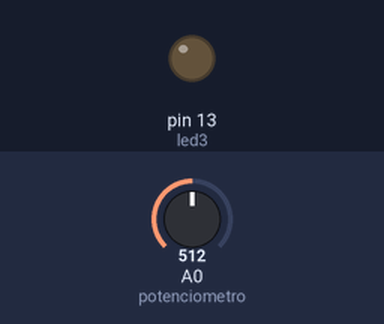
Simulated run of this sketch. Board: Arduino Uno, built with avr-gcc and run on an emulated ATmega328P. Parts: output pins drawn as LEDs (lit = HIGH). The test bench sets the inputs (shaded band); at power-on: A0 (potenciometro) = 512.

Above: at 1.2 s.
1.3 s: A0 (potenciometro) set to 684
3.2 s: A0 (potenciometro) set to 709
At 4.3 s:
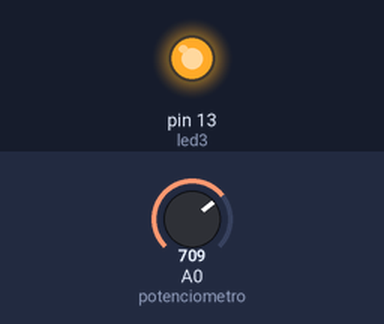
5.5 s: A0 (potenciometro) set to 690
At 7.2 s:
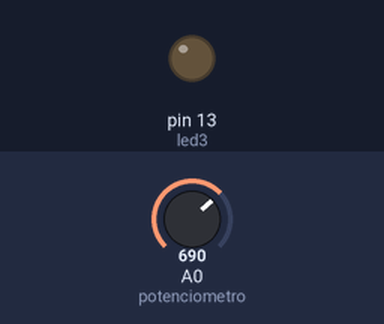
7.5 s: A0 (potenciometro) set to 710
At 8.9 s:
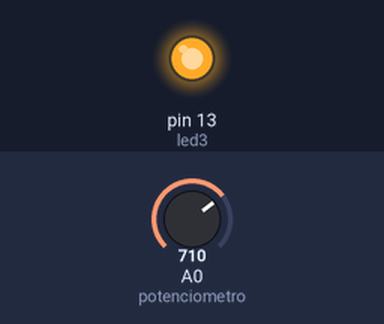
Timing chart, 0 to 10.5 s (numbered marks = the images above; inputs shaded):
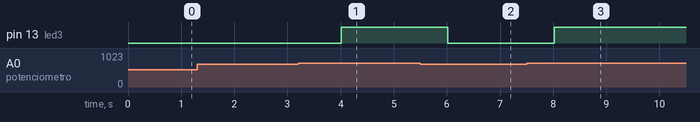

The sketch:

Atividade_9.ino
```cpp
int potenciometro = A0;
int led3 = 13;

void setup()
{
  pinMode(led3, OUTPUT);
}

void loop()
{
  int soma = 0;

  for (int i = 0; i < 10; i++) {
    soma += analogRead(potenciometro);
    delay(50);
  }

  int media = soma / 10;

  if (media > 700) {
    digitalWrite(led3, HIGH);
  } else {
    digitalWrite(led3, LOW);
  }
}
```

Measured:
- the behaviour switches between 700 and 701 on A0 (potenciometro) (found by bisection; images 0 and 1)
- after the input at 1.3 s, every drawn part: stays the same
- after the input at 3.2 s, pin 13 (led3): LOW → HIGH after 0.81 s
- after the input at 5.5 s, pin 13 (led3): HIGH → LOW after 0.51 s
- after the input at 7.5 s, pin 13 (led3): LOW → HIGH after 0.52 s
